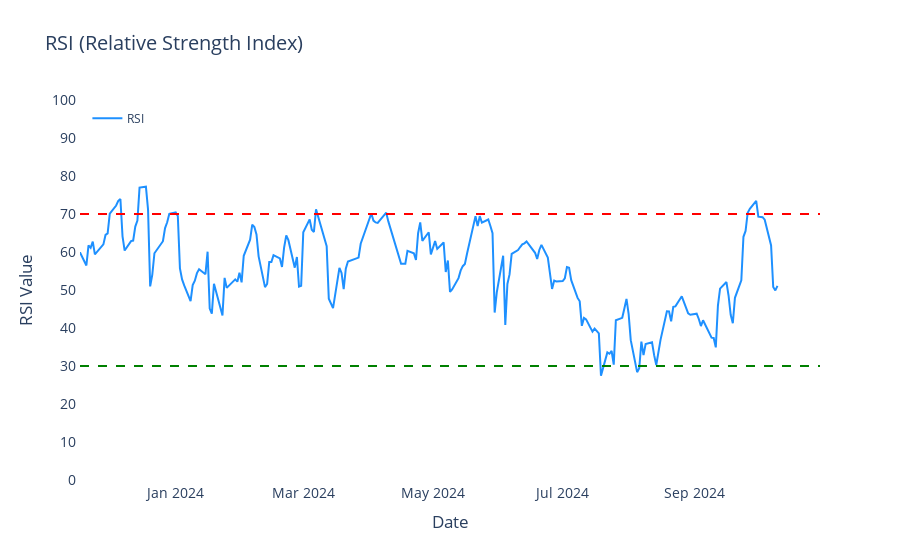
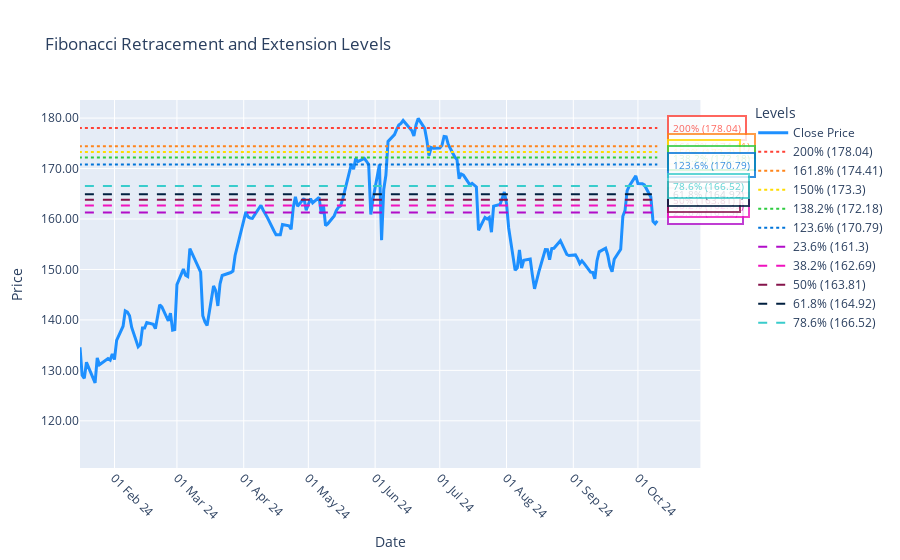

The code cell stored with these charts, in order, in its notebook:
### Code cell
#INPUT
name = input('Enter a name: ')

# PREPROCESSING THE NAME
symbol,st_name = search_stock_symbol(name)
symbol = symbol_changes(symbol)

# API CALL
comp = yf.Ticker(symbol)
data = comp.history(period='1y', interval='1d')
info = comp.info

curr_price = info['currentPrice']

weights = {
    'pe': 0.3,
    'rsi': 0.5,
    'macd': 0.5,
    'fib': 0.4
}

# PE RATIO AND CAP ID
info = pe_and_market_cap(info)

if info[2] != 1:
    print('The company is not large cap')
    

pe = info[1]

if pe <= 20:
    pe_score = 1  # Buy
    pe_response = f'The P/E ratio is {round(pe,2)}, which is below 20, hence BUY'

else:
    pe_score = -1  # Sell
    pe_response = f'The P/E ratio is {round(pe,2)}, which is above 20, hence SELL'


# RSI
r, window = rsi(data)
rsi_score, rsi_response = analyze_rsi(r)

# MACD
ma = macd(data)
macd_score, macd_response = interpret_macd(ma)


# Fibonacci Retracement
fib = fibonacci_retracement(data)

current_price = data['Close'].iloc[-1]
prev_price = data['Close'].iloc[-2]

trend = fib['trend']

levels = dict()
levels['retracement'] = fib['retracement_levels']
levels ['extension'] = fib['extension_levels']

fib_response, fib_score = fib_insight(current_price=current_price, trend=trend, levels=levels, previous_price=prev_price)


final_score = (pe_score * weights['pe']) + (rsi_score * weights['rsi']) + (macd_score * weights['macd']) + (fib_score * weights['fib'])

# Decision based on final score
if final_score > 0:
    print(f'\nBuy stocks of {st_name}')
else:
    print(f'\nSell your stocks of {st_name}')


print(f'Current Price of {st_name}: {curr_price}')
print(f'Market Cap of {st_name}: {round(info[0] / (10 ** 7) , 2)} Crores')

print(pe_response)  

visualise_macd(ma)
print(macd_response)

visualise_rsi(r, window)
print(rsi_response)

fig = visualise_fib(fib, data)
fig.show()
print(*fib_response)

### Figure 1 — Plotly figure (JSON) as saved in the notebook; plotly's stock layout.template omitted (floating-point values rounded to 4 significant figures; data arrays with more than 128 entries replaced by an {"elided": "..."} marker saying what was removed)
{"data": [{"hovertemplate": "Date: %{x|%b %d}<br>RSI: %{y:.2f}<extra></extra>", "line": {"color": "dodgerblue", "width": 2}, "mode": "lines", "name": "RSI", "type": "scatter", "x": {"elided": "232 str values"}, "y": {"elided": "232 float values"}}], "layout": {"font": {"size": 14}, "hovermode": "x unified", "legend": {"font": {"size": 12}, "x": 0.01, "y": 0.99}, "plot_bgcolor": "white", "shapes": [{"line": {"color": "red", "dash": "dash", "width": 2}, "type": "line", "x0": 0, "x1": 1, "xref": "x domain", "y0": 70, "y1": 70, "yref": "y"}, {"line": {"color": "green", "dash": "dash", "width": 2}, "type": "line", "x0": 0, "x1": 1, "xref": "x domain", "y0": 30, "y1": 30, "yref": "y"}], "showlegend": true, "title": {"text": "RSI (Relative Strength Index)"}, "xaxis": {"nticks": 10, "range": ["2023-11-17T00:00:00+05:30", "2024-10-30T00:00:00+05:30"], "showgrid": true, "showline": true, "showticklabels": true, "tickmode": "auto", "title": {"text": "Date"}, "zeroline": false}, "yaxis": {"dtick": 10, "range": [0, 100], "showgrid": true, "showline": true, "showticklabels": true, "tick0": 0, "tickmode": "linear", "title": {"text": "RSI Value"}, "zeroline": false}}}

### Figure 2 — Plotly figure (JSON) as saved in the notebook; plotly's stock layout.template omitted (floating-point values rounded to 4 significant figures; data arrays with more than 128 entries replaced by an {"elided": "..."} marker saying what was removed)
{"data": [{"hovertemplate": "<b>Date:</b> %{x|%d %b %y}<br><b>Close:</b> %{y:.2f}<extra></extra>", "line": {"color": "#1e90ff", "width": 3}, "name": "Close Price", "type": "scatter", "x": {"elided": "246 str values"}, "y": {"elided": "246 float values"}}, {"line": {"color": "#FF4136", "dash": "dot", "width": 2}, "mode": "lines", "name": "200% (178.04)", "type": "scatter", "x": ["2023-10-10T00:00:00+05:30", "2024-10-10T00:00:00+05:30"], "y": [178.0, 178.0]}, {"line": {"color": "#FF851B", "dash": "dot", "width": 2}, "mode": "lines", "name": "161.8% (174.41)", "type": "scatter", "x": ["2023-10-10T00:00:00+05:30", "2024-10-10T00:00:00+05:30"], "y": [174.4, 174.4]}, {"line": {"color": "#FFDC00", "dash": "dot", "width": 2}, "mode": "lines", "name": "150% (173.3)", "type": "scatter", "x": ["2023-10-10T00:00:00+05:30", "2024-10-10T00:00:00+05:30"], "y": [173.3, 173.3]}, {"line": {"color": "#2ECC40", "dash": "dot", "width": 2}, "mode": "lines", "name": "138.2% (172.18)", "type": "scatter", "x": ["2023-10-10T00:00:00+05:30", "2024-10-10T00:00:00+05:30"], "y": [172.2, 172.2]}, {"line": {"color": "#0074D9", "dash": "dot", "width": 2}, "mode": "lines", "name": "123.6% (170.79)", "type": "scatter", "x": ["2023-10-10T00:00:00+05:30", "2024-10-10T00:00:00+05:30"], "y": [170.8, 170.8]}, {"line": {"color": "#B10DC9", "dash": "dash", "width": 2}, "mode": "lines", "name": "23.6% (161.3)", "type": "scatter", "x": ["2023-10-10T00:00:00+05:30", "2024-10-10T00:00:00+05:30"], "y": [161.3, 161.3]}, {"line": {"color": "#F012BE", "dash": "dash", "width": 2}, "mode": "lines", "name": "38.2% (162.69)", "type": "scatter", "x": ["2023-10-10T00:00:00+05:30", "2024-10-10T00:00:00+05:30"], "y": [162.7, 162.7]}, {"line": {"color": "#85144b", "dash": "dash", "width": 2}, "mode": "lines", "name": "50% (163.81)", "type": "scatter", "x": ["2023-10-10T00:00:00+05:30", "2024-10-10T00:00:00+05:30"], "y": [163.8, 163.8]}, {"line": {"color": "#001f3f", "dash": "dash", "width": 2}, "mode": "lines", "name": "61.8% (164.92)", "type": "scatter", "x": ["2023-10-10T00:00:00+05:30", "2024-10-10T00:00:00+05:30"], "y": [164.9, 164.9]}, {"line": {"color": "#39CCCC", "dash": "dash", "width": 2}, "mode": "lines", "name": "78.6% (166.52)", "type": "scatter", "x": ["2023-10-10T00:00:00+05:30", "2024-10-10T00:00:00+05:30"], "y": [166.5, 166.5]}], "layout": {"annotations": [{"bgcolor": "white", "bordercolor": "#FF4136", "borderpad": 4, "borderwidth": 2, "font": {"color": "#FF4136", "size": 10}, "opacity": 0.8, "showarrow": false, "text": "200% (178.04)", "x": "2024-10-10T00:00:00+05:30", "xanchor": "left", "xshift": 10, "y": 178.0}, {"bgcolor": "white", "bordercolor": "#FF851B", "borderpad": 4, "borderwidth": 2, "font": {"color": "#FF851B", "size": 10}, "opacity": 0.8, "showarrow": false, "text": "161.8% (174.41)", "x": "2024-10-10T00:00:00+05:30", "xanchor": "left", "xshift": 10, "y": 174.4}, {"bgcolor": "white", "bordercolor": "#FFDC00", "borderpad": 4, "borderwidth": 2, "font": {"color": "#FFDC00", "size": 10}, "opacity": 0.8, "showarrow": false, "text": "150% (173.3)", "x": "2024-10-10T00:00:00+05:30", "xanchor": "left", "xshift": 10, "y": 173.3}, {"bgcolor": "white", "bordercolor": "#2ECC40", "borderpad": 4, "borderwidth": 2, "font": {"color": "#2ECC40", "size": 10}, "opacity": 0.8, "showarrow": false, "text": "138.2% (172.18)", "x": "2024-10-10T00:00:00+05:30", "xanchor": "left", "xshift": 10, "y": 172.2}, {"bgcolor": "white", "bordercolor": "#0074D9", "borderpad": 4, "borderwidth": 2, "font": {"color": "#0074D9", "size": 10}, "opacity": 0.8, "showarrow": false, "text": "123.6% (170.79)", "x": "2024-10-10T00:00:00+05:30", "xanchor": "left", "xshift": 10, "y": 170.8}, {"bgcolor": "white", "bordercolor": "#B10DC9", "borderpad": 4, "borderwidth": 2, "font": {"color": "#B10DC9", "size": 10}, "opacity": 0.8, "showarrow": false, "text": "23.6% (161.3)", "x": "2024-10-10T00:00:00+05:30", "xanchor": "left", "xshift": 10, "y": 161.3}, {"bgcolor": "white", "bordercolor": "#F012BE", "borderpad": 4, "borderwidth": 2, "font": {"color": "#F012BE", "size": 10}, "opacity": 0.8, "showarrow": false, "text": "38.2% (162.69)", "x": "2024-10-10T00:00:00+05:30", "xanchor": "left", "xshift": 10, "y": 162.7}, {"bgcolor": "white", "bordercolor": "#85144b", "borderpad": 4, "borderwidth": 2, "font": {"color": "#85144b", "size": 10}, "opacity": 0.8, "showarrow": false, "text": "50% (163.81)", "x": "2024-10-10T00:00:00+05:30", "xanchor": "left", "xshift": 10, "y": 163.8}, {"bgcolor": "white", "bordercolor": "#001f3f", "borderpad": 4, "borderwidth": 2, "font": {"color": "#001f3f", "size": 10}, "opacity": 0.8, "showarrow": false, "text": "61.8% (164.92)", "x": "2024-10-10T00:00:00+05:30", "xanchor": "left", "xshift": 10, "y": 164.9}, {"bgcolor": "white", "bordercolor": "#39CCCC", "borderpad": 4, "borderwidth": 2, "font": {"color": "#39CCCC", "size": 10}, "opacity": 0.8, "showarrow": false, "text": "78.6% (166.52)", "x": "2024-10-10T00:00:00+05:30", "xanchor": "left", "xshift": 10, "y": 166.5}], "hovermode": "x unified", "legend": {"title": {"text": "Levels"}}, "showlegend": true, "title": {"text": "Fibonacci Retracement and Extension Levels"}, "xaxis": {"anchor": "y", "domain": [0, 0.94], "range": ["2024-01-16T00:00:00+05:30", "2024-10-30T00:00:00+05:30"], "tickangle": 45, "tickformat": "%d %b %y", "tickmode": "array", "ticktext": ["01 Feb 24", "01 Mar 24", "01 Apr 24", "01 May 24", "01 Jun 24", "01 Jul 24", "01 Aug 24", "01 Sep 24", "01 Oct 24"], "tickvals": ["2024-02-01T00:00:00+05:30", "2024-03-01T00:00:00+05:30", "2024-04-01T00:00:00+05:30", "2024-05-01T00:00:00+05:30", "2024-06-01T00:00:00+05:30", "2024-07-01T00:00:00+05:30", "2024-08-01T00:00:00+05:30", "2024-09-01T00:00:00+05:30", "2024-10-01T00:00:00+05:30"], "title": {"text": "Date"}}, "yaxis": {"anchor": "x", "domain": [0, 1], "tickformat": ".2f", "title": {"text": "Price"}}, "yaxis2": {"anchor": "x", "overlaying": "y", "side": "right", "tickformat": ".2f"}}}
